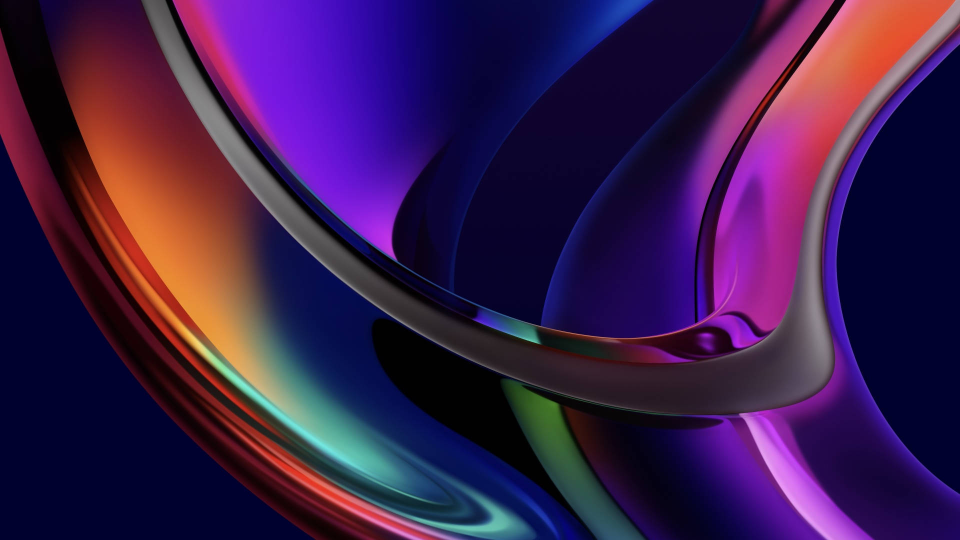
#> input picture hydro/assets/images/ddg.jpg, 1920 x 1080 px (shown at 1/2 size)
$ python generate_colors_material.py --path ../../assets/images/ddg.jpg
#> lines starting #> are read from the running program, lines starting #| are printed output that depends on the picture
#!/usr/bin/env -S\_/bin/sh\_-c\_"source\_\$(eval\_echo\_\$ILLOGICAL_IMPULSE_VIRTUAL_ENV)/bin/activate&&exec\_python\_-E\_"\$0"\_"\$@""
import argparse
import math
import json
from PIL import Image
from materialyoucolor.quantize import QuantizeCelebi
from materialyoucolor.score.score import Score
from materialyoucolor.hct import Hct
from materialyoucolor.dynamiccolor.material_dynamic_colors import MaterialDynamicColors
from materialyoucolor.utils.color_utils import (rgba_from_argb, argb_from_rgb, argb_from_rgba)
from materialyoucolor.utils.math_utils import (sanitize_degrees_double, difference_degrees, rotation_direction)

parser = argparse.ArgumentParser(description='Color generation script')
parser.add_argument('--path', type=str, default=None, help='generate colorscheme from image')
parser.add_argument('--size', type=int , default=128 , help='bitmap image size')
parser.add_argument('--color', type=str, default=None, help='generate colorscheme from color')
parser.add_argument('--mode', type=str, choices=['dark', 'light'], default='dark', help='dark or light mode')
parser.add_argument('--scheme', type=str, default='vibrant', help='material scheme to use')
parser.add_argument('--smart', action='store_true', default=False, help='decide scheme type based on image color')
parser.add_argument('--transparency', type=str, choices=['opaque', 'transparent'], default='opaque', help='enable transparency')
parser.add_argument('--termscheme', type=str, default=None, help='JSON file containg the terminal scheme for generating term colors')
parser.add_argument('--harmony', type=float , default=0.8, help='(0-1) Color hue shift towards accent')
parser.add_argument('--harmonize_threshold', type=float , default=100, help='(0-180) Max threshold angle to limit color hue shift')
parser.add_argument('--term_fg_boost', type=float , default=0.35, help='Make terminal foreground more different from the background')
parser.add_argument('--blend_bg_fg', action='store_true', default=False, help='Shift terminal background or foreground towards accent')
parser.add_argument('--cache', type=str, default=None, help='file path to store the generated color')
parser.add_argument('--debug', action='store_true', default=False, help='debug mode')
args = parser.parse_args()

rgba_to_hex = lambda rgba: "#{:02X}{:02X}{:02X}".format(rgba[0], rgba[1], rgba[2])
argb_to_hex = lambda argb: "#{:02X}{:02X}{:02X}".format(*map(round, rgba_from_argb(argb)))
hex_to_argb = lambda hex_code: argb_from_rgb(int(hex_code[1:3], 16), int(hex_code[3:5], 16), int(hex_code[5:], 16))
display_color = lambda rgba : "\x1B[38;2;{};{};{}m{}\x1B[0m".format(rgba[0], rgba[1], rgba[2], "\x1b[7m   \x1b[7m")

def calculate_optimal_size (width: int, height: int, bitmap_size: int) -> (int, int):
    image_area = width * height;
    bitmap_area = bitmap_size ** 2
    scale = math.sqrt(bitmap_area/image_area) if image_area > bitmap_area else 1
    new_width = round(width * scale)
    new_height = round(height * scale)
    if new_width == 0:
        new_width = 1
    if new_height == 0:
        new_height = 1
    return new_width, new_height

def harmonize (design_color: int, source_color: int, threshold: float = 35, harmony: float = 0.5) -> int:
    from_hct = Hct.from_int(design_color)
    to_hct = Hct.from_int(source_color)
    difference_degrees_ = difference_degrees(from_hct.hue, to_hct.hue)
    rotation_degrees = min(difference_degrees_ * harmony, threshold)
    output_hue = sanitize_degrees_double(
        from_hct.hue + rotation_degrees * rotation_direction(from_hct.hue, to_hct.hue)
    )
    return Hct.from_hct(output_hue, from_hct.chroma, from_hct.tone).to_int()

def boost_chroma_tone (argb: int, chroma: float = 1, tone: float = 1) -> int:
    hct = Hct.from_int(argb)
    return Hct.from_hct(hct.hue, hct.chroma * chroma, hct.tone * tone).to_int()

darkmode = (args.mode == 'dark')
transparent = (args.transparency == 'transparent')

if args.path is not None:
    image = Image.open(args.path)
#> image is the input picture: PIL image 1920x1080 RGB; mean R, G, B 58.1, 28.3, 75.3

    if image.format == "GIF":
        image.seek(1)

    if image.mode in ["L", "P"]:
        image = image.convert('RGB')
    wsize, hsize = image.size
#> wsize = 1920; hsize = 1080
    wsize_new, hsize_new = calculate_optimal_size(wsize, hsize, args.size)
#> wsize_new = 171; hsize_new = 96
    if wsize_new < wsize or hsize_new < hsize:
        image = image.resize((wsize_new, hsize_new), Image.Resampling.BICUBIC)
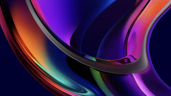
#> image: PIL image 171x96 RGB; mean R, G, B 58.2, 28.3, 75.3
#> (the run stopped early here; a loop or call above may not have finished)

$ run again, on hydro/assets/images/end.png
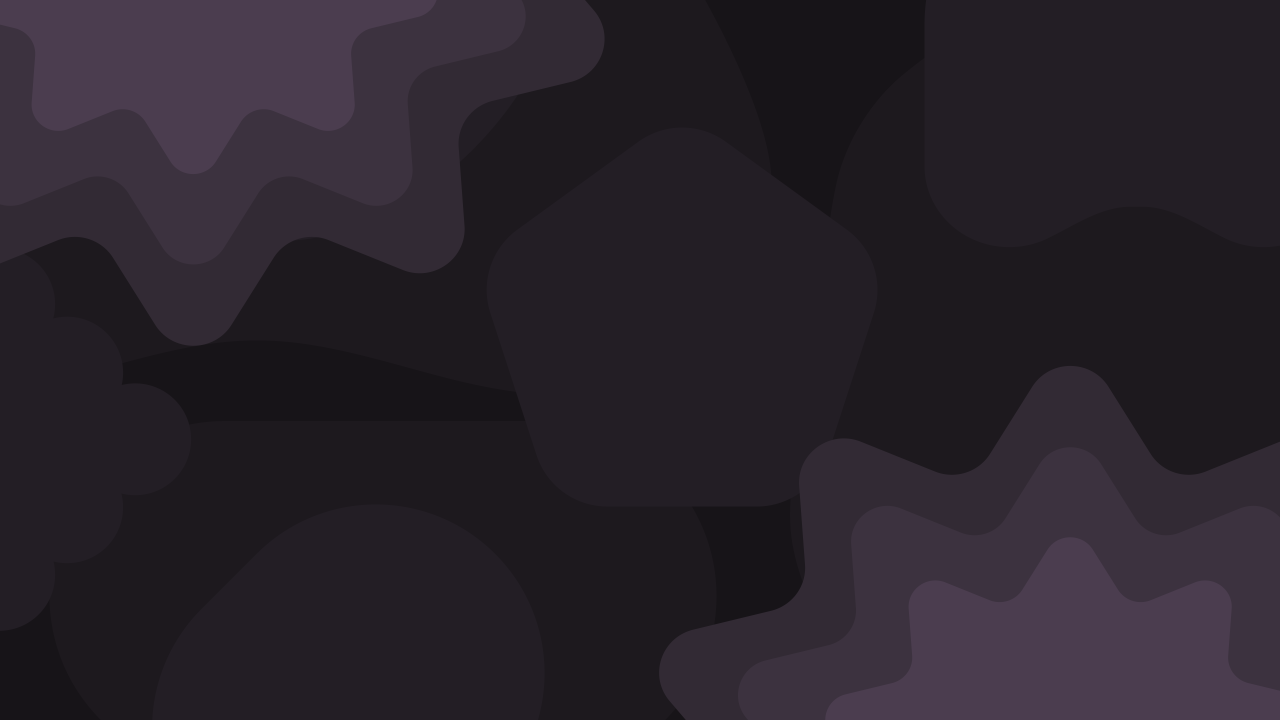
#> input picture hydro/assets/images/end.png, 3840 x 2160 px (shown at 1/3 size)
#> image is the input picture: PIL image 3840x2160 RGBA; mean R, G, B, A 40.7, 34.3, 42.6, 255
#> `image = image.resize((wsize_new, hsize_new), Image.Resampling.BICUBIC)`:
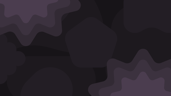
#> image: PIL image 171x96 RGBA; mean R, G, B, A 40.7, 34.3, 42.6, 255

$ run again, on hydro/assets/images/hydro.png
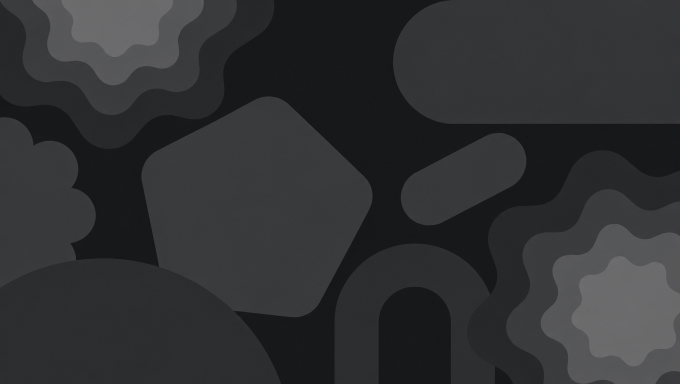
#> input picture hydro/assets/images/hydro.png, 1360 x 768 px (shown at 1/2 size)
#> image is the input picture: PIL image 1360x768 RGB; mean R, G, B 48.5, 49.2, 50.7
#> `image = image.resize((wsize_new, hsize_new), Image.Resampling.BICUBIC)`:
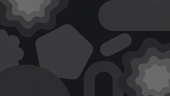
#> image: PIL image 170x96 RGB; mean R, G, B 48.5, 49.2, 50.7
